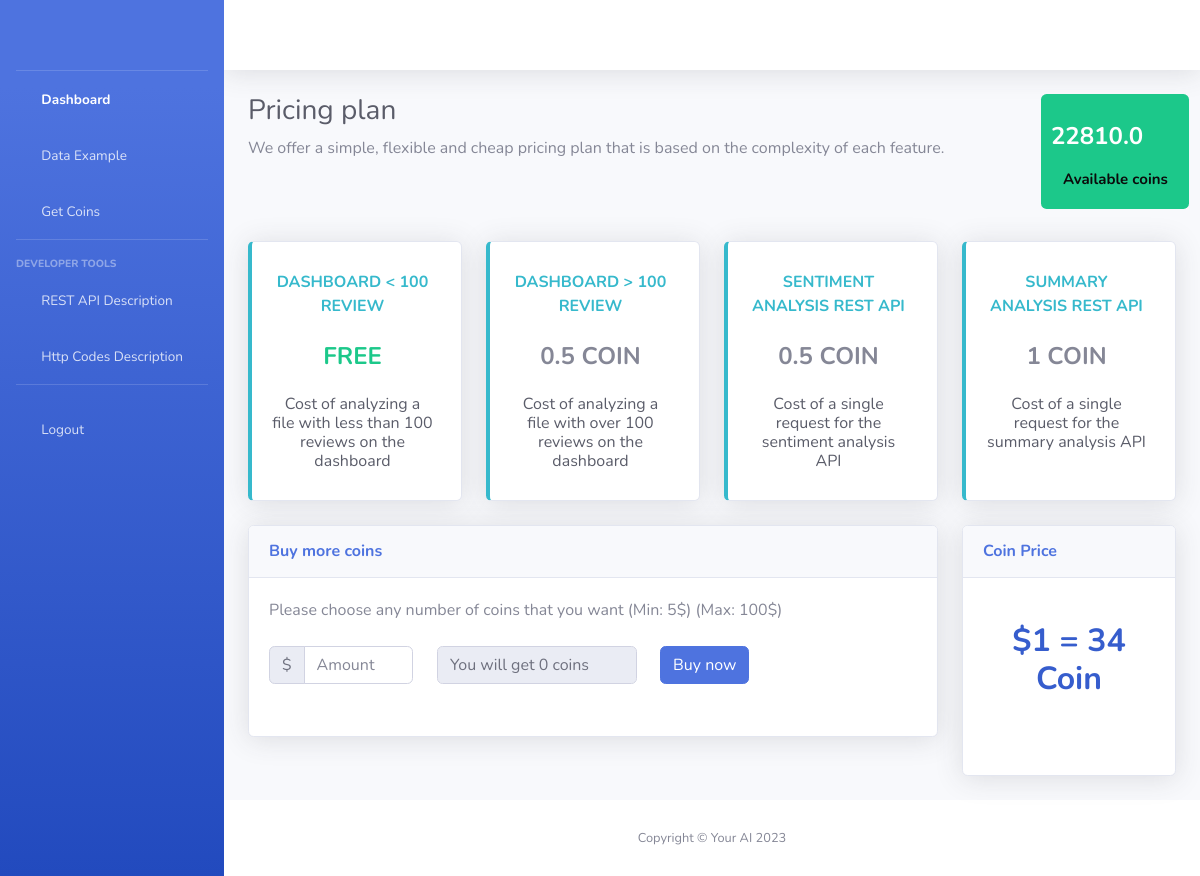
/pricingPage (signed in), run on an earlier commit of the app's database.
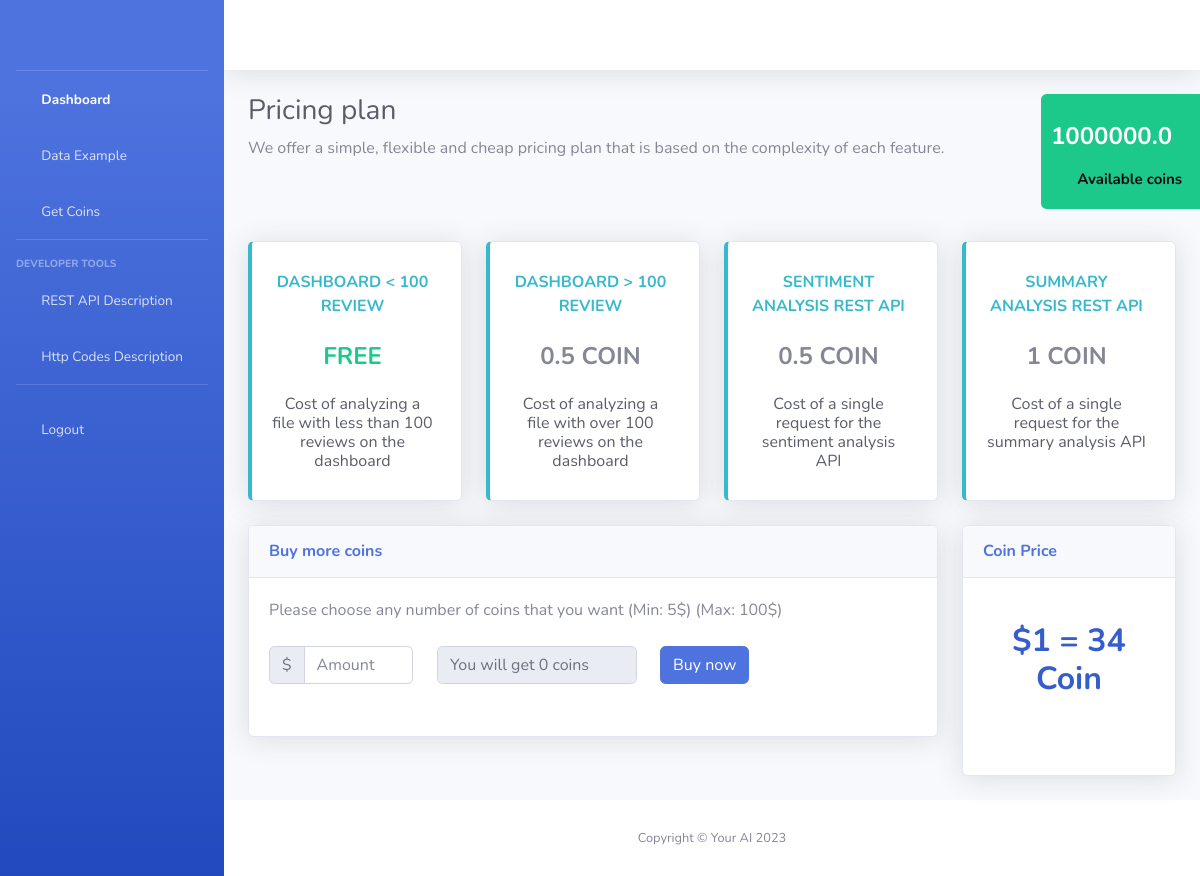
And on a later commit of the database.
### YourAI/models.py (models this page shows, shortened)
class YourAIUser(models.Model):
    id = models.AutoField(primary_key=True)
    first_name = models.CharField(max_length=100)
    last_name = models.CharField(max_length=100)
    email = models.CharField(max_length=100,unique=True)
    password = models.CharField(max_length=100,null=True)
    phone = models.CharField(max_length=100,null=True)
    registration_date = models.DateTimeField(auto_now_add=True, null=True, blank=True)
    last_request_date = models.DateTimeField(null=True)
    coins = models.FloatField(default=20) # when someone register, he gets free 20 coins
    is_active = models.BooleanField(default=True) # when someone register, his account is inactive until he activate it via link
    USERNAME_FIELD = "email"
    REQUIRED_FIELDS = []
    objects = YourAIUserManager()

### YourAI/views.py (the view)
# urls.py: path(r'pricingPage',views.pricingPage),
@login_required
def pricingPage(request):
    connected_user = request.user
    user = YourAIUser.objects.get(email=connected_user.email)
    return render(request,'pricing.html',context={
        "avail_coins":user.coins
    })

### YourAI/authentication.py (called while the page is built)
    def get_user(self, user_id):
        try:
            return User.objects.get(pk=user_id)
        except:
            return None

### templates/pricing.html (shortened to what the changed rows need)
<!DOCTYPE html>
<html lang="en">
<head>
    <link href="../statics/vendor/fontawesome-free/css/all.min.css" rel="stylesheet" type="text/css">
    <link href="../statics/css/sb-admin-2.min.css" rel="stylesheet">
</head>
<body id="page-top">
    <div id="wrapper">
        <div id="content-wrapper" class="d-flex flex-column">
            <div id="content">
                    <div class="container-fluid">
                        <div class="row">
                            <div class="col-xl-10 col-md-6 mb-4">
                                <h1 class="h3 mb-2 text-gray-800">Pricing plan</h1>
                            </div>
                            <div class="col-xl-2 col-md-6 mb-4">
                                <center>
                                <h2><span class="badge bg-success text-white"><br>{{ avail_coins }} <i class="fas fa-fw fa-coins"></i><br><br>
                                    <p style="font-size: 15px;color: #0b0b0b">Available coins</p></span><br>
                                </h2>
                                </center>
                            </div>
                        </div>
                        <div class="row">
                            <div class="col-sm-3">
                                    <div class="card shadow mb-4">
                                <div class="card-body">
                                    <br>
                                    <h2 style="color: #365dcd"><center><strong>$1 = 34 Coin</strong></center></h2>
                                    <br><br>
                                </div>
                                </div>
                            </div>
                        </div>
                    </div>
                    </div>
        </div>
    </div>
</body>
</html>

What changed in the data, as far as the page shows it:
changed YourAIUser: coins "22810.0" → "1000000.0"
